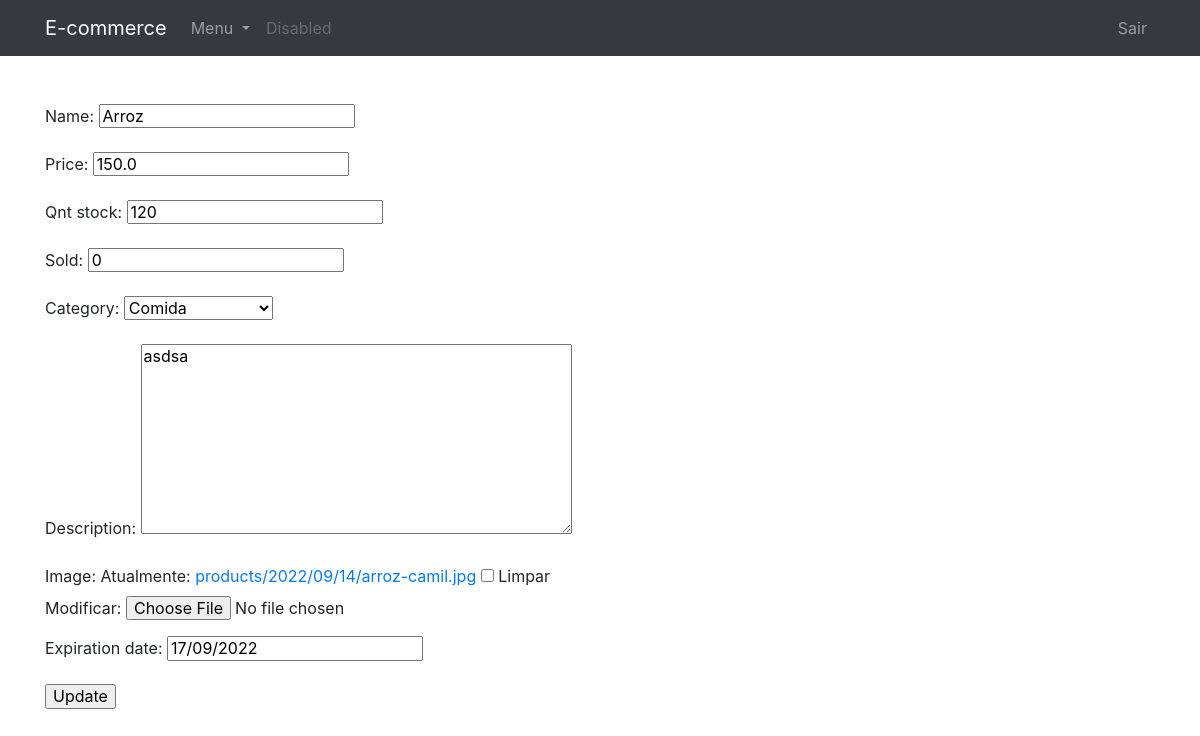
The page /portal/21/ (signed in) on the database as committed earlier.
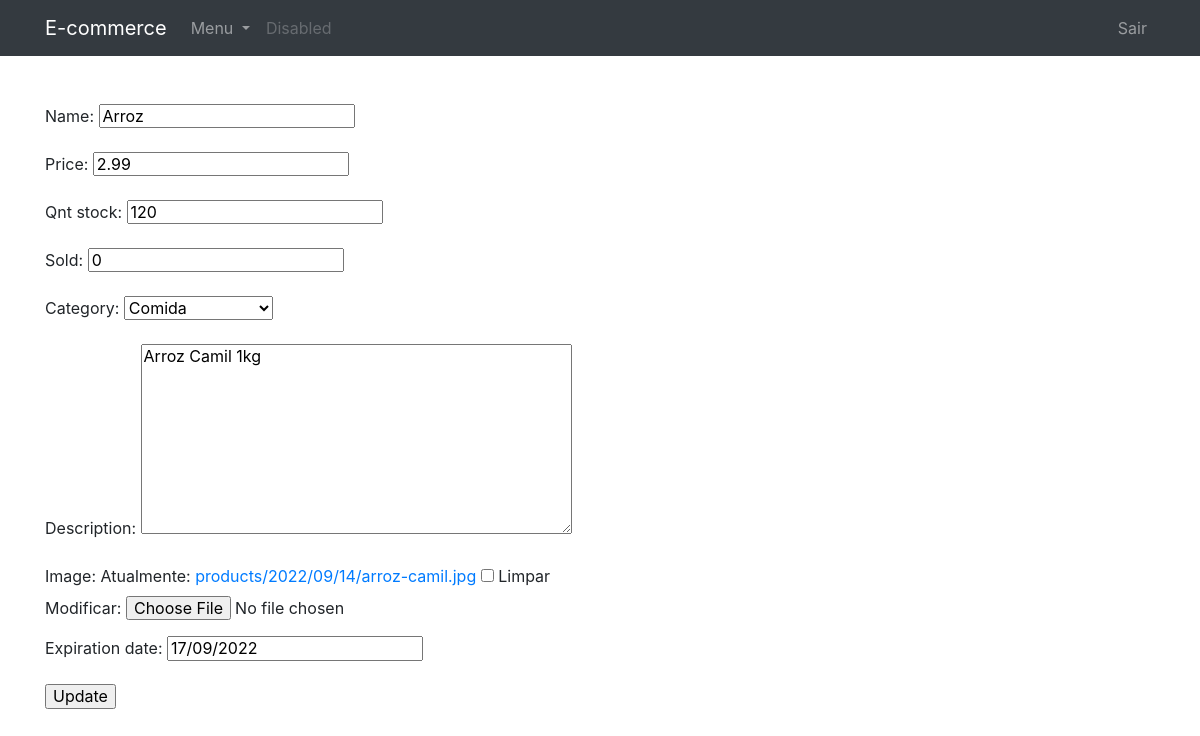
The same page on the database as committed later.
### produtos/models.py (models this page shows, shortened)
class Produto(models.Model):
    name = models.CharField(max_length=70)
    price = models.FloatField()
    qnt_stock = models.IntegerField()
    sold = models.IntegerField()
    category = models.ForeignKey(Categoria, on_delete=models.CASCADE)
    description = models.TextField(default="", blank=True, null=True)
    slug = models.SlugField(max_length=250, null=True, blank=True)
    image = models.ImageField(upload_to="products/%Y/%m/%d", blank=True, null=True)
    expiration_date = models.DateField(null=True, blank=True)
    supermarket = models.ForeignKey(
        Lojista,
        on_delete=models.SET_NULL,
        blank=True,
        null=True,
    )
    class Meta:
        ordering = ["expiration_date"]

### lojista/views.py (the view)
# urls.py: path("<int:pk>/", EditProduct.as_view(), name="editar_produto"),
class EditProduct(SupermarketUserMixin, UpdateView):
    model = Produto
    template_name = "lojista/editar_produto.html"
    context_object_name = "products"
    success_url = reverse_lazy("lojista:minhas_ordens")
    fields = [
        "name",
        "price",
        "qnt_stock",
        "sold",
        "category",
        "description",
        "image",
        "expiration_date",
    ]

### lojista/views.py (called while the page is built)
    def test_func(self):
        if self.request.user.is_authenticated:
            print("entrou")
            print(self.request.user.role)
            return (
                self.request.user.role == "SUPERMARKET"
                or self.request.user.is_superuser
            )

### produtos/models.py (called while the page is built)
    def __str__(self):
        return self.nome

### templates/lojista/editar_produto.html
{% extends 'base-portal.html' %}
{% block content %}
<form method="post">{% csrf_token %}
    {{ form.as_p }}
    <input type="submit" value="Update">
</form>
{% endblock %}

Rows that differ between the two databases and show on the page:
changed Produto "Arroz": price "150.0" → "2.99"; description "asdsa" → "Arroz Camil 1kg"
